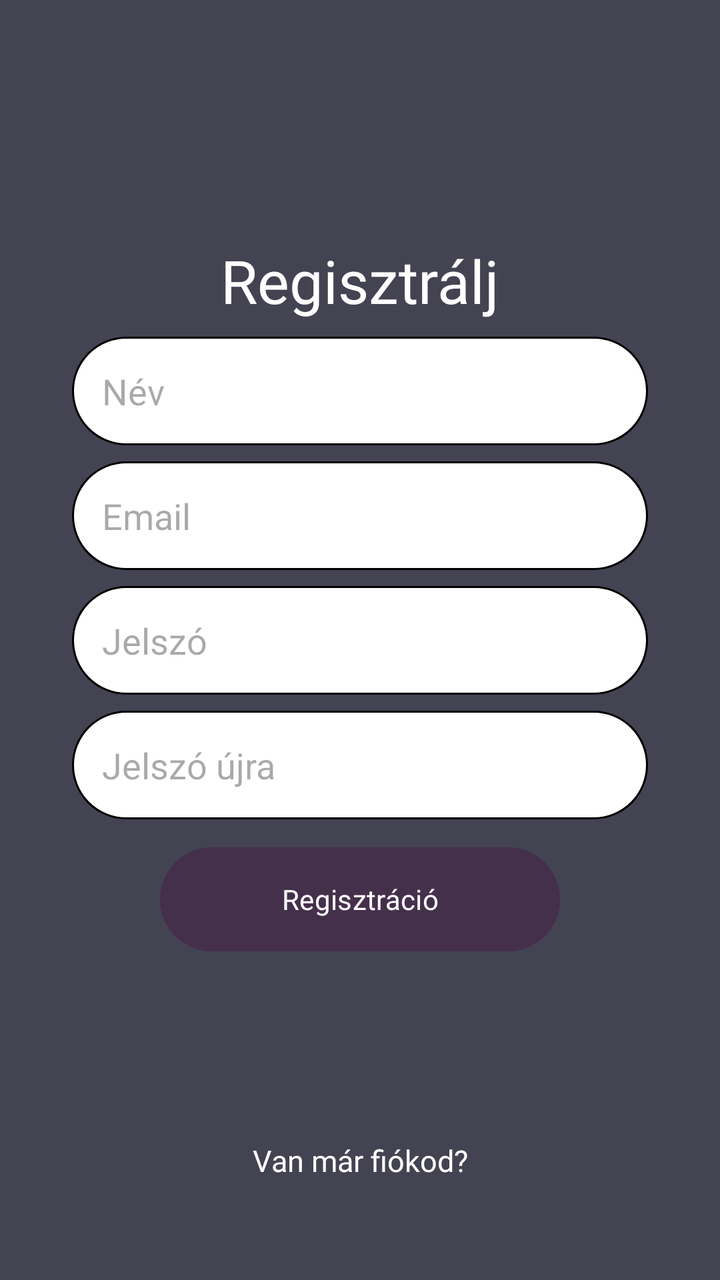
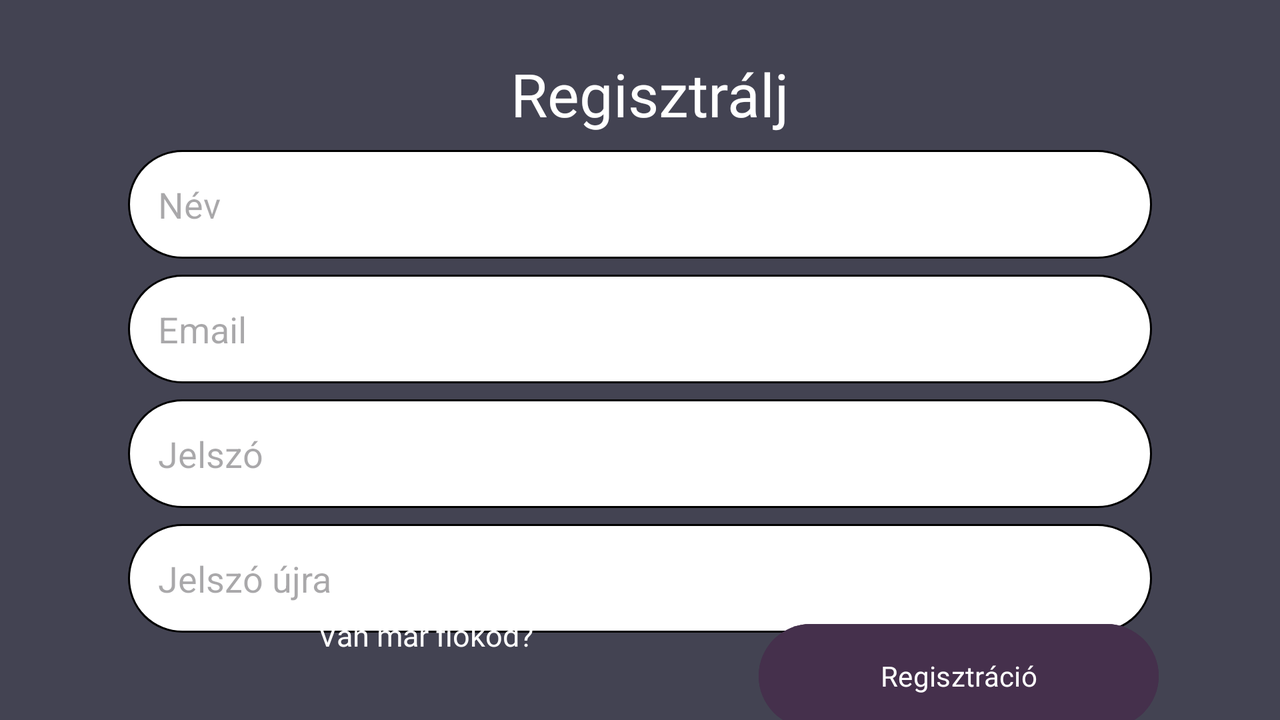

An Android layout and its configuration variant, each rendered on a device that would load it. The default file and the variant file are quoted in full after the pictures.
<!-- AndroidManifest.xml: application theme Theme.Viper_Electric_Appliances_webshop -->
<!-- res/layout/activity_registration.xml -->
<?xml version="1.0" encoding="utf-8"?>
<androidx.constraintlayout.widget.ConstraintLayout xmlns:android="http://schemas.android.com/apk/res/android"
    xmlns:app="http://schemas.android.com/apk/res-auto"
    xmlns:tools="http://schemas.android.com/tools"
    android:layout_width="match_parent"
    android:layout_height="match_parent"
    android:background="@color/gray"
    tools:context=".activities.RegistrationActivity">

    <ImageView
        android:id="@+id/brand_ic"
        android:layout_width="70dp"
        android:layout_height="70dp"
        android:src="@drawable/viper_icon"
        app:layout_constraintBottom_toTopOf="@+id/regText"
        app:layout_constraintEnd_toEndOf="parent"
        app:layout_constraintHorizontal_bias="0.500"
        app:layout_constraintStart_toStartOf="parent"
        app:layout_constraintTop_toTopOf="parent"
        app:layout_constraintVertical_bias="0.740" />

    <TextView
        android:id="@+id/regText"
        android:layout_width="wrap_content"
        android:layout_height="wrap_content"
        android:fontFamily="@font/lemon"
        android:textSize="30sp"
        android:textColor="@color/white"
        android:text="Regisztrálj"
        app:layout_constraintBottom_toBottomOf="parent"
        app:layout_constraintEnd_toEndOf="parent"
        app:layout_constraintStart_toStartOf="parent"
        app:layout_constraintTop_toTopOf="parent"
        app:layout_constraintVertical_bias="0.2" />

    <EditText
        android:background="@drawable/edit_text_bg"
        android:id="@+id/nevInputReg"
        android:layout_width="0dp"
        android:layout_height="wrap_content"
        android:layout_marginTop="8dp"
        android:hint="Név"
        android:inputType="textPersonName"
        android:padding="15dp"
        app:layout_constraintEnd_toEndOf="parent"
        app:layout_constraintStart_toStartOf="parent"
        app:layout_constraintTop_toBottomOf="@+id/regText"
        app:layout_constraintWidth_percent=".8" />

    <EditText
        android:background="@drawable/edit_text_bg"
        android:id="@+id/emailInputReg"
        android:layout_width="0dp"
        android:layout_height="wrap_content"
        android:layout_marginTop="8dp"
        android:hint="Email"
        android:inputType="textEmailAddress"
        android:padding="15dp"
        app:layout_constraintEnd_toEndOf="parent"
        app:layout_constraintStart_toStartOf="parent"
        app:layout_constraintTop_toBottomOf="@+id/nevInputReg"
        app:layout_constraintWidth_percent=".8" />

    <EditText
        android:background="@drawable/edit_text_bg"
        android:id="@+id/jelszoInputReg"
        android:layout_width="0dp"
        android:layout_height="wrap_content"
        android:layout_marginTop="8dp"
        android:hint="Jelszó"
        android:inputType="textPassword"
        android:padding="15dp"
        app:layout_constraintEnd_toEndOf="parent"
        app:layout_constraintStart_toStartOf="parent"
        app:layout_constraintTop_toBottomOf="@+id/emailInputReg"
        app:layout_constraintWidth_percent=".8" />

    <EditText
        android:background="@drawable/edit_text_bg"
        android:id="@+id/jelszoInput2Reg"
        android:layout_width="0dp"
        android:layout_height="wrap_content"
        android:layout_marginTop="8dp"
        android:hint="Jelszó újra"
        android:inputType="textPassword"
        android:padding="15dp"
        app:layout_constraintEnd_toEndOf="parent"
        app:layout_constraintStart_toStartOf="parent"
        app:layout_constraintTop_toBottomOf="@+id/jelszoInputReg"
        app:layout_constraintWidth_percent=".8" />

    <Button
        android:id="@+id/button"
        android:layout_width="200dp"
        android:layout_height="60dp"
        android:backgroundTint="@color/purple2"
        android:fontFamily="@font/lemon"
        android:text="Regisztráció"
        android:onClick="signUp"
        app:layout_constraintBottom_toBottomOf="parent"
        app:layout_constraintEnd_toEndOf="parent"
        app:layout_constraintHorizontal_bias="0.500"
        app:layout_constraintStart_toStartOf="parent"
        app:layout_constraintTop_toBottomOf="@+id/jelszoInput2Reg"
        app:layout_constraintVertical_bias="0.058" />

    <ImageButton
        android:id="@+id/toLoginImageButton"
        android:layout_width="90dp"
        android:layout_height="90dp"
        android:layout_alignParentTop="true"
        android:background="@android:color/transparent"
        android:padding="5dp"
        android:scaleType="fitCenter"
        android:src="@drawable/sign_in_ic"
        android:onClick="signIn"
        app:layout_constraintBottom_toTopOf="@+id/descText"
        app:layout_constraintEnd_toEndOf="parent"
        app:layout_constraintHorizontal_bias="0.500"
        app:layout_constraintStart_toStartOf="parent"
        app:layout_constraintTop_toBottomOf="@+id/button"
        app:layout_constraintVertical_bias="0.850" />

    <TextView
        android:id="@+id/descText"
        android:layout_width="wrap_content"
        android:layout_height="wrap_content"
        android:fontFamily="@font/lemon"
        android:text="Van már fiókod?"
        android:textColor="@color/white"
        android:textSize="15sp"
        app:layout_constraintBottom_toBottomOf="parent"
        app:layout_constraintEnd_toEndOf="parent"
        app:layout_constraintHorizontal_bias="0.500"
        app:layout_constraintStart_toStartOf="parent"
        app:layout_constraintTop_toTopOf="parent"
        app:layout_constraintVertical_bias="0.920" />

</androidx.constraintlayout.widget.ConstraintLayout>
<!-- resources referenced by this layout -->
<resources>
  <color name="gray">#434352</color>
  <color name="purple2">#45304c</color>
  <color name="white">#FFFFFFFF</color>
  <!-- drawable edit_text_bg (drawable) -->
  <?xml version="1.0" encoding="utf-8"?>
  <shape xmlns:android="http://schemas.android.com/apk/res/android">
  
      <corners android:radius="45dp"/>
      <solid android:color="@color/white"/>
      <stroke android:color="@color/black" android:width="1dp"/>
  
  </shape>
  <!-- from res/values-v23/ -->
  <style name="Theme.Viper_Electric_Appliances_webshop" parent="Base.Theme.Viper_Electric_Appliances_webshop">
          
          <item name="android:navigationBarColor">@android:color/transparent</item>
          <item name="android:statusBarColor">@android:color/transparent</item>
          <item name="android:windowLightStatusBar">?attr/isLightTheme</item>
      </style>
  <color name="black">#FF000000</color>
  <style name="Base.Theme.Viper_Electric_Appliances_webshop" parent="Theme.Material3.DayNight.NoActionBar">
          
          
      </style>
</resources>
<!-- res/layout-land/activity_registration.xml (the repository's variant of the layout above) -->
<!-- drawn on the phone turned sideways -->
<?xml version="1.0" encoding="utf-8"?>
<androidx.constraintlayout.widget.ConstraintLayout xmlns:android="http://schemas.android.com/apk/res/android"
    xmlns:app="http://schemas.android.com/apk/res-auto"
    xmlns:tools="http://schemas.android.com/tools"
    android:layout_width="match_parent"
    android:layout_height="match_parent"
    android:background="@color/gray"
    tools:context=".activities.RegistrationActivity">

    <ImageView
        android:id="@+id/brand_ic"
        android:layout_width="70dp"
        android:layout_height="70dp"
        android:layout_marginTop="4dp"
        android:src="@drawable/viper_icon"
        app:layout_constraintEnd_toEndOf="parent"
        app:layout_constraintHorizontal_bias="0.232"
        app:layout_constraintStart_toStartOf="parent"
        app:layout_constraintTop_toTopOf="parent" />

    <TextView
        android:id="@+id/regText"
        android:layout_width="wrap_content"
        android:layout_height="wrap_content"
        android:fontFamily="@font/lemon"
        android:text="Regisztrálj"
        android:textColor="@color/white"
        android:textSize="30sp"
        app:layout_constraintBottom_toBottomOf="parent"
        app:layout_constraintEnd_toEndOf="parent"
        app:layout_constraintHorizontal_bias="0.51"
        app:layout_constraintStart_toStartOf="parent"
        app:layout_constraintTop_toTopOf="parent"
        app:layout_constraintVertical_bias="0.083" />

    <EditText
        android:background="@drawable/edit_text_bg"
        android:id="@+id/nevInputReg"
        android:layout_width="0dp"
        android:layout_height="wrap_content"
        android:layout_marginTop="8dp"
        android:hint="Név"
        android:inputType="textPersonName"
        android:padding="15dp"
        app:layout_constraintEnd_toEndOf="parent"
        app:layout_constraintStart_toStartOf="parent"
        app:layout_constraintTop_toBottomOf="@+id/regText"
        app:layout_constraintWidth_percent=".8" />

    <EditText
        android:background="@drawable/edit_text_bg"
        android:id="@+id/emailInputReg"
        android:layout_width="0dp"
        android:layout_height="wrap_content"
        android:layout_marginTop="8dp"
        android:hint="Email"
        android:inputType="textEmailAddress"
        android:padding="15dp"
        app:layout_constraintEnd_toEndOf="parent"
        app:layout_constraintStart_toStartOf="parent"
        app:layout_constraintTop_toBottomOf="@+id/nevInputReg"
        app:layout_constraintWidth_percent=".8" />

    <EditText
        android:background="@drawable/edit_text_bg"
        android:id="@+id/jelszoInputReg"
        android:layout_width="0dp"
        android:layout_height="wrap_content"
        android:layout_marginTop="8dp"
        android:hint="Jelszó"
        android:inputType="textPassword"
        android:padding="15dp"
        app:layout_constraintEnd_toEndOf="parent"
        app:layout_constraintStart_toStartOf="parent"
        app:layout_constraintTop_toBottomOf="@+id/emailInputReg"
        app:layout_constraintWidth_percent=".8" />

    <EditText
        android:id="@+id/jelszoInput2Reg"
        android:layout_width="0dp"
        android:layout_height="wrap_content"
        android:layout_marginTop="8dp"
        android:background="@drawable/edit_text_bg"
        android:hint="Jelszó újra"
        android:inputType="textPassword"
        android:padding="15dp"
        app:layout_constraintEnd_toEndOf="parent"
        app:layout_constraintStart_toStartOf="parent"
        app:layout_constraintTop_toBottomOf="@+id/jelszoInputReg"
        app:layout_constraintWidth_percent=".8" />

    <Button
        android:id="@+id/button"
        android:layout_width="200dp"
        android:layout_height="60dp"
        android:backgroundTint="@color/purple2"
        android:fontFamily="@font/lemon"
        android:onClick="signUp"
        android:text="Regisztráció"
        app:layout_constraintBottom_toBottomOf="parent"
        app:layout_constraintEnd_toEndOf="parent"
        app:layout_constraintHorizontal_bias="0.862"
        app:layout_constraintStart_toStartOf="parent"
        app:layout_constraintTop_toBottomOf="@+id/jelszoInput2Reg"
        app:layout_constraintVertical_bias="0.515" />

    <ImageButton
        android:id="@+id/toLoginImageButton"
        android:layout_width="90dp"
        android:layout_height="90dp"
        android:layout_alignParentTop="true"
        android:background="@android:color/transparent"
        android:onClick="signIn"
        android:padding="5dp"
        android:scaleType="fitCenter"
        android:src="@drawable/sign_in_ic"
        app:layout_constraintBottom_toBottomOf="parent"
        app:layout_constraintEnd_toEndOf="parent"

        app:layout_constraintHorizontal_bias="0.113"
        app:layout_constraintStart_toStartOf="parent"
        app:layout_constraintTop_toBottomOf="@+id/jelszoInput2Reg"
        app:layout_constraintVertical_bias="0.0" />

    <TextView
        android:id="@+id/descText"
        android:layout_width="wrap_content"
        android:layout_height="wrap_content"
        android:fontFamily="@font/lemon"
        android:text="Van már fiókod?"
        android:textColor="@color/white"
        android:textSize="15sp"
        app:layout_constraintBottom_toBottomOf="parent"
        app:layout_constraintEnd_toEndOf="parent"
        app:layout_constraintHorizontal_bias="0.018"
        app:layout_constraintStart_toEndOf="@+id/toLoginImageButton"
        app:layout_constraintTop_toTopOf="parent"
        app:layout_constraintVertical_bias="0.905" />

</androidx.constraintlayout.widget.ConstraintLayout>
